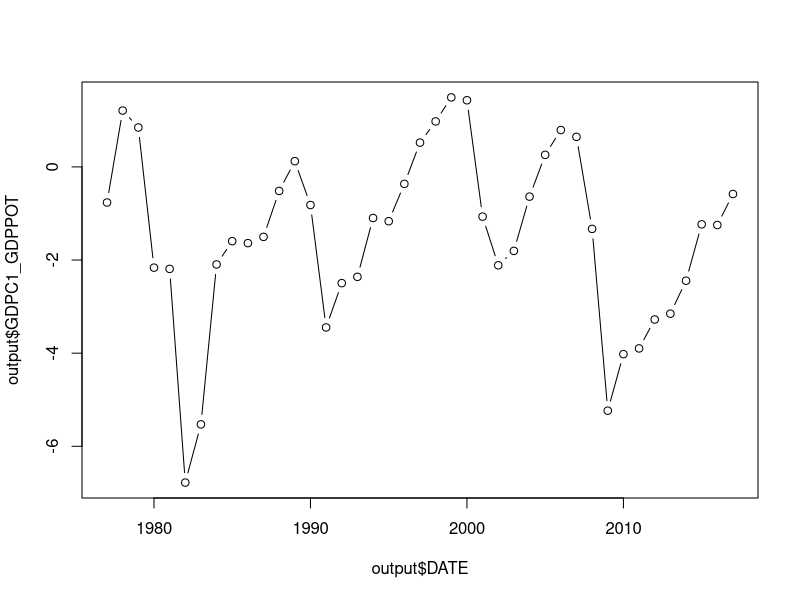
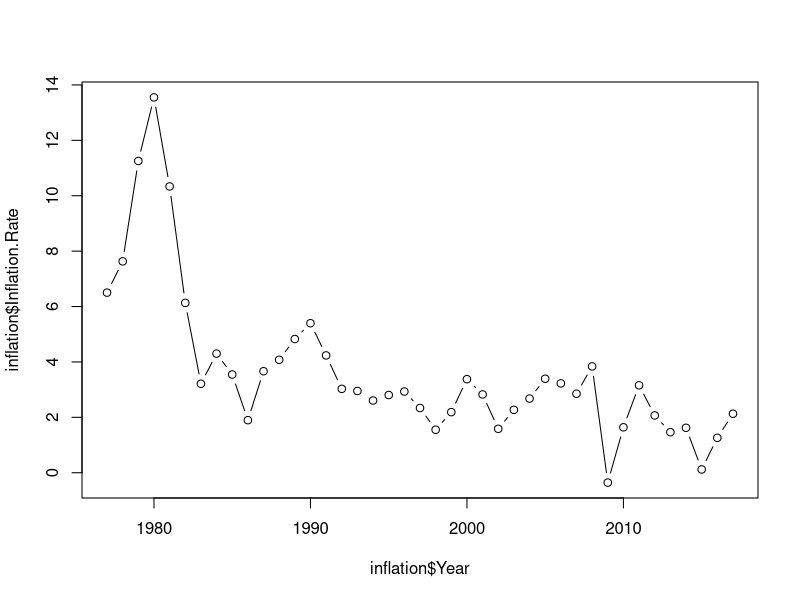
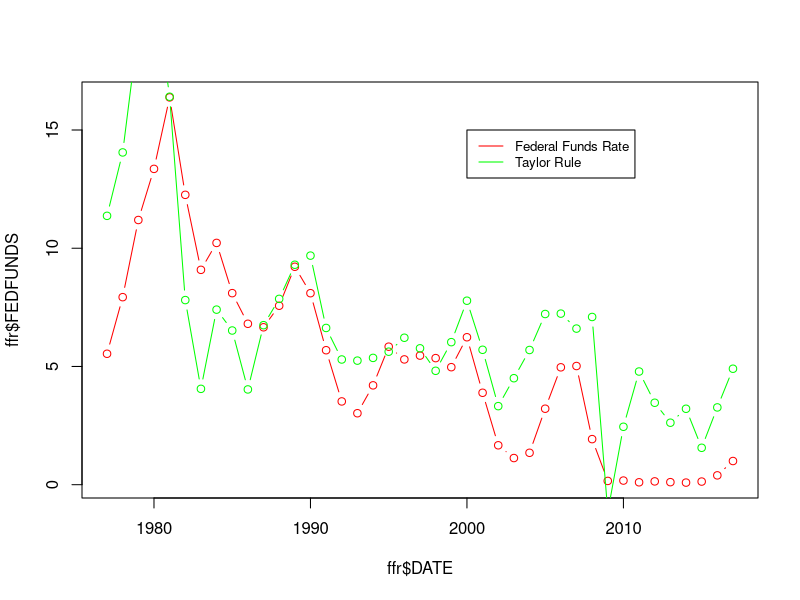

Here is the R script that generated these plots, in order:

inflation <- read.csv("inflation.csv")
head(inflation)
colnames(inflation) <- c("Year","Inflation.Rate")
inflation$Year <- 1977:2017

output <- read.csv("output_gap.csv")
output$DATE <- inflation$Year

ffr <- read.csv("FEDFUNDS.csv")
ffr$DATE <- inflation$Year

plot(output$DATE, output$GDPC1_GDPPOT, type = "b")

plot(inflation$Year, inflation$Inflation.Rate, type = "b")

taylor <- 2 + 1.5*(inflation$Inflation.Rate) + 0.5*output$GDPC1_GDPPOT

taylor <- data.frame(inflation$Year, taylor)
colnames(taylor) <- c("Year", "Taylor")

plot(ffr$DATE, ffr$FEDFUNDS, type = "b", col="red")
lines(taylor$Year, taylor$Taylor, type = "b", col="green")
legend(2000, 15, legend=c("Federal Funds Rate", "Taylor Rule"),
       col=c("red", "green"), lty=1:1, cex=0.8)
write.csv(taylor, "taylor.csv")
